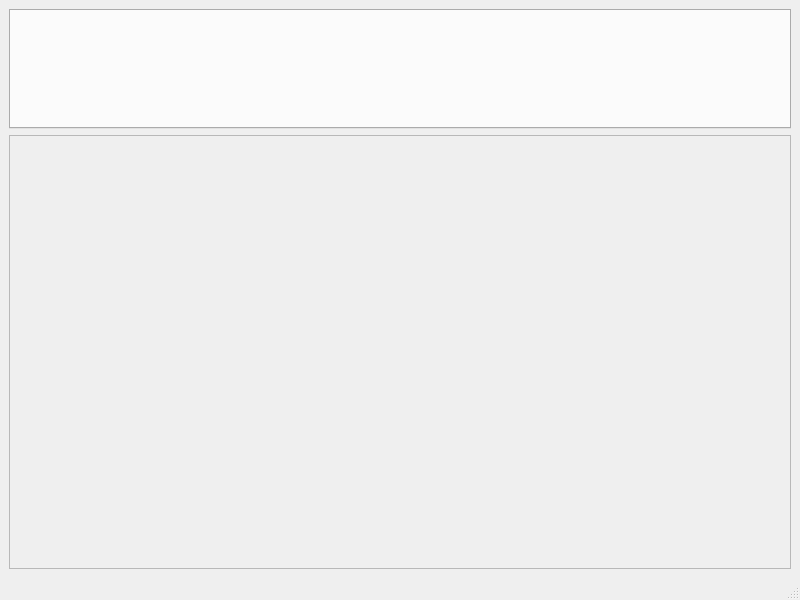
<?xml version="1.0" encoding="UTF-8"?>
<ui version="4.0">
 <class>MainWindow</class>
 <widget class="QMainWindow" name="MainWindow">
  <property name="geometry">
   <rect>
    <x>0</x>
    <y>0</y>
    <width>800</width>
    <height>600</height>
   </rect>
  </property>
  <property name="windowTitle">
   <string>MainWindow</string>
  </property>
  <widget class="QWidget" name="centralwidget">
   <layout class="QVBoxLayout" name="verticalLayout">
    <item>
     <widget class="Ribbon" name="ribbonTabWidget">
      <property name="minimumSize">
       <size>
        <width>0</width>
        <height>120</height>
       </size>
      </property>
      <property name="maximumSize">
       <size>
        <width>16777215</width>
        <height>120</height>
       </size>
      </property>
      <property name="tabPosition">
       <enum>QTabWidget::North</enum>
      </property>
     </widget>
    </item>
    <item>
     <widget class="QFrame" name="canvasDisplay">
      <property name="frameShape">
       <enum>QFrame::StyledPanel</enum>
      </property>
      <property name="frameShadow">
       <enum>QFrame::Raised</enum>
      </property>
     </widget>
    </item>
   </layout>
  </widget>
  <widget class="QMenuBar" name="menubar">
   <property name="geometry">
    <rect>
     <x>0</x>
     <y>0</y>
     <width>800</width>
     <height>21</height>
    </rect>
   </property>
  </widget>
  <widget class="QStatusBar" name="statusbar"/>
 </widget>
 <customwidgets>
  <customwidget>
   <class>Ribbon</class>
   <extends>QTabWidget</extends>
   <header location="global">ribbon.h</header>
   <container>1</container>
  </customwidget>
 </customwidgets>
 <resources/>
 <connections/>
</ui>
